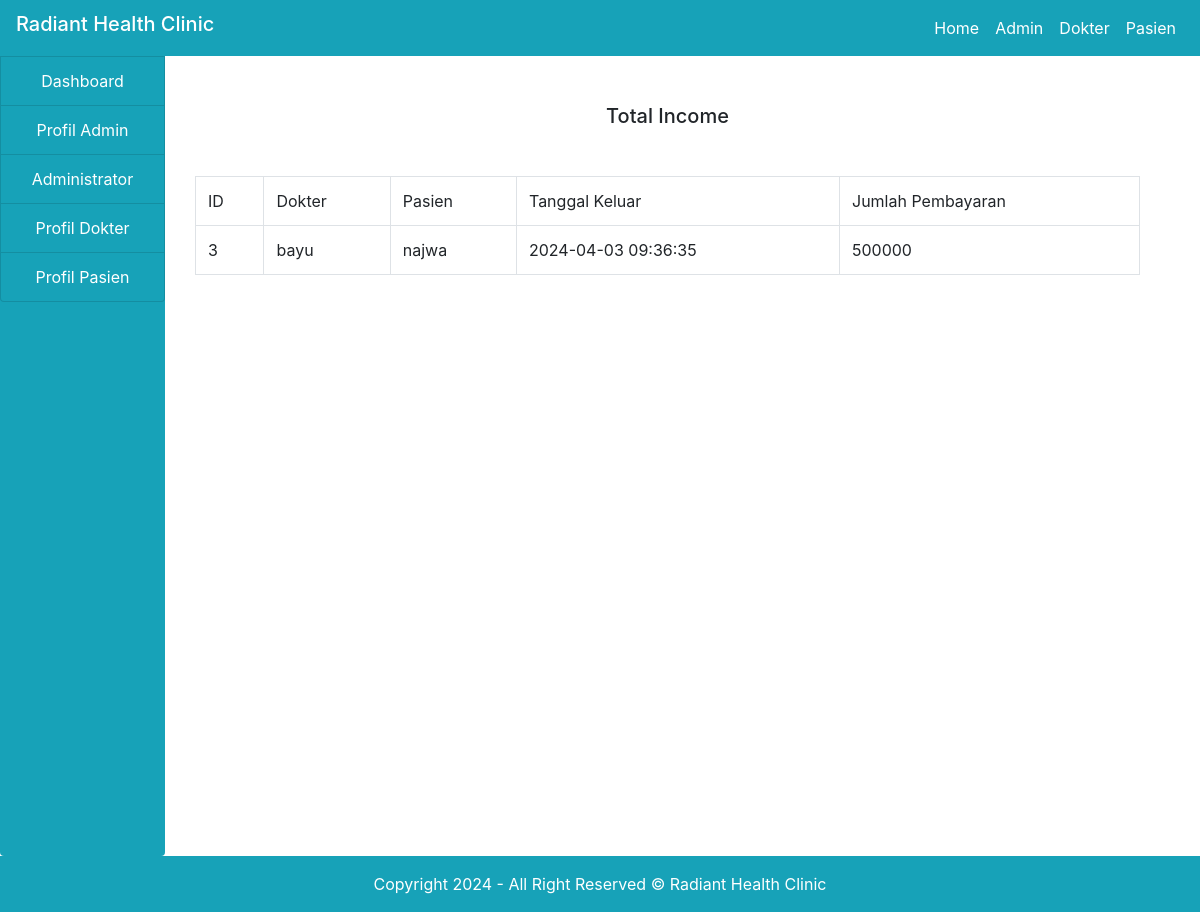
The app's page /admin/income.php with its own data.
### tables this page shows
CREATE TABLE `income` (
  `id` int(100) NOT NULL,
  `doctor` varchar(100) NOT NULL,
  `patient` varchar(100) NOT NULL,
  `date_discharge` varchar(100) NOT NULL,
  `amount_paid` varchar(100) NOT NULL,
  `description` varchar(100) NOT NULL
);

### admin/income.php (the view, shortened to what this page needs)
<!DOCTYPE html>
<html>
<head>
</head>
<body>
	<?php
	include("../include/header.php");
	include("../include/connection.php");
	 ?>
	 <div class="container-fluid">
	 	<div class="col-md-12">
	 		<div class="row">
	 			<div class="col-md-2" style="margin-left: -30px;">
	 				<?php include("sidenav.php"); ?>
	 			</div>
	 			<div class="col-md-10">
	 				<h5 class="text-center mt-4 my-5">Total Income</h5>
	 				<?php
	 					$query = "SELECT * FROM income";
	 					$res = mysqli_query($connect,$query);
	 					$output = "";
	 					$output .="
	 					<table class='table table-bordered'>
	 						<tr>
	 							<td> ID </td>
	 							<td>Dokter</td>
	 							<td>Pasien</td>
	 							<td>Tanggal Keluar</td>
	 							<td>Jumlah Pembayaran</td>
	 						</tr>
	 					";
	 					while ($row = mysqli_fetch_array($res)){
	 						$output .="
	 							<tr>
	 								<td>".$row['id']."</td>
	 								<td>".$row['doctor']."</td>
	 								<td>".$row['patient']."</td>
	 								<td>".$row['date_discharge']."</td>
	 								<td>".$row['amount_paid']."</td>
	 						";
	 					}
	 					$output .= "</tr></table>";
	 					echo $output;
	 				 ?>
	 			</div>
	 		</div>
	 	</div>
	 </div>
	 <footer class="bg-blue text-center">
  	<div class="text-center p-3 bg-info">
  	  <a class="text-white" href="index.php">  Copyright 2024 - All Right Reserved © Radiant Health Clinic </a>
 	 </div>
	</footer>
</body>
</html>

### records on screen
income: id "3", doctor "bayu", patient "najwa", date_discharge "2024-04-03 09:36:35", amount_paid "500000"
